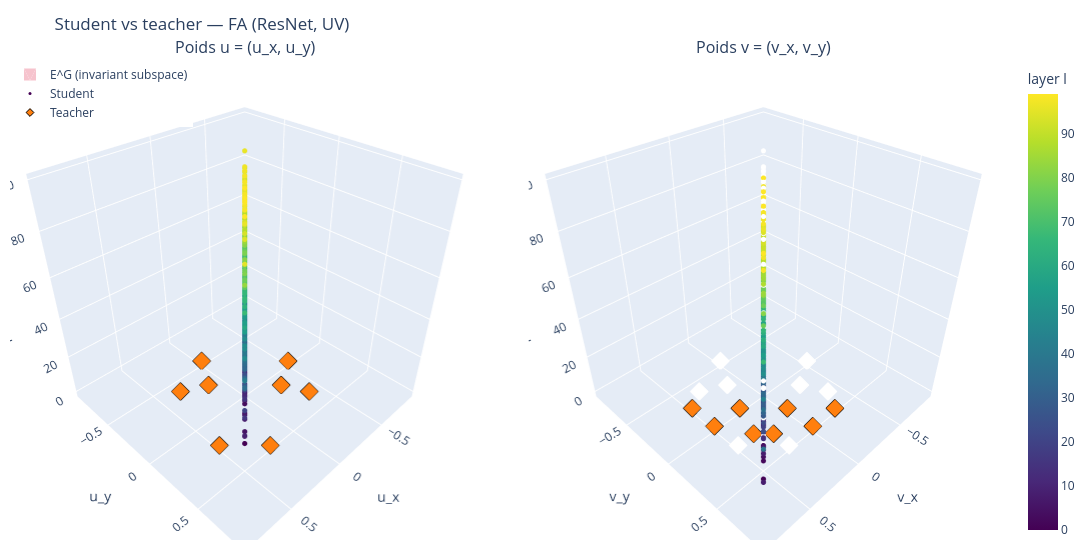

Notebook source saved alongside this figure:
### Code cell
fig = plot_uv_equivariance_resnet(h_fa["particles"][-1], teacher, title="Student vs teacher — FA (ResNet, UV)")

### Figure 1 — Plotly figure (JSON) as saved in the notebook; plotly's stock layout.template omitted (floating-point values rounded to 4 significant figures; data arrays with more than 128 entries replaced by an {"elided": "..."} marker saying what was removed)
{"data": [{"color": "crimson", "hoverinfo": "name", "i": [0, 0], "j": [1, 2], "k": [2, 3], "name": "E^G (invariant subspace)", "opacity": 0.25, "scene": "scene", "showlegend": true, "type": "mesh3d", "x": [-0.6627, 0.6627, 0.6627, -0.6627], "y": [-0.6627, 0.6627, 0.6627, -0.6627], "z": [0, 0, 99, 99]}, {"marker": {"cmax": 99, "cmin": 0, "color": {"elided": "500 int values"}, "colorscale": [[0, "#440154"], [0.1111, "#482878"], [0.2222, "#3e4989"], [0.3333, "#31688e"], [0.4444, "#26828e"], [0.5556, "#1f9e89"], [0.6667, "#35b779"], [0.7778, "#6ece58"], [0.8889, "#b5de2b"], [1, "#fde725"]], "showscale": false, "size": 3}, "mode": "markers", "name": "Student", "scene": "scene", "showlegend": true, "type": "scatter3d", "x": {"elided": "500 float values"}, "y": {"elided": "500 float values"}, "z": {"elided": "500 int values"}}, {"marker": {"color": "#ff7f0e", "line": {"color": "black", "width": 1}, "size": 6, "symbol": "diamond"}, "mode": "markers", "name": "Teacher", "scene": "scene", "showlegend": true, "type": "scatter3d", "x": [-0.5, 0.25, -0.25, 0.0, 0.35, 0.0, 0.5, 0.15, -0.5, -0.35], "y": [0.0, 0.5, 0.15, -0.5, -0.35, -0.5, 0.25, -0.25, 0.0, 0.35], "z": [0, 0, 0, 0, 0, 0, 0, 0, 0, 0]}, {"color": "crimson", "hoverinfo": "name", "i": [0, 0], "j": [1, 2], "k": [2, 3], "name": "E^G (invariant subspace)", "opacity": 0.25, "scene": "scene2", "showlegend": false, "type": "mesh3d", "x": [-0.9143, 0.9143, 0.9143, -0.9143], "y": [-0.9143, 0.9143, 0.9143, -0.9143], "z": [0, 0, 99, 99]}, {"marker": {"cmax": 99, "cmin": 0, "color": {"elided": "500 int values"}, "colorbar": {"title": {"text": "layer l"}, "x": 1.02}, "colorscale": [[0, "#440154"], [0.1111, "#482878"], [0.2222, "#3e4989"], [0.3333, "#31688e"], [0.4444, "#26828e"], [0.5556, "#1f9e89"], [0.6667, "#35b779"], [0.7778, "#6ece58"], [0.8889, "#b5de2b"], [1, "#fde725"]], "showscale": true, "size": 3}, "mode": "markers", "name": "Student", "scene": "scene2", "showlegend": false, "type": "scatter3d", "x": {"elided": "500 float values"}, "y": {"elided": "500 float values"}, "z": {"elided": "500 int values"}}, {"marker": {"color": "#ff7f0e", "line": {"color": "black", "width": 1}, "size": 6, "symbol": "diamond"}, "mode": "markers", "name": "Teacher", "scene": "scene2", "showlegend": false, "type": "scatter3d", "x": [0.0, 0.0, 0.5, -0.25, 0.25, 0.25, 0.5, 0.0, 0.5, 0.35], "y": [0.25, 0.5, 0.0, 0.5, 0.35, 0.0, 0.0, 0.5, -0.25, 0.25], "z": [0, 0, 0, 0, 0, 0, 0, 0, 0, 0]}], "layout": {"annotations": [{"font": {"size": 16}, "showarrow": false, "text": "Poids u = (u_x, u_y)", "x": 0.2375, "xanchor": "center", "xref": "paper", "y": 1, "yanchor": "bottom", "yref": "paper"}, {"font": {"size": 16}, "showarrow": false, "text": "Poids v = (v_x, v_y)", "x": 0.7625, "xanchor": "center", "xref": "paper", "y": 1, "yanchor": "bottom", "yref": "paper"}], "height": 550, "legend": {"x": 0, "y": 1}, "margin": {"b": 10, "l": 10, "r": 10, "t": 60}, "scene": {"aspectmode": "cube", "domain": {"x": [0, 0.475], "y": [0, 1]}, "xaxis": {"range": [-0.9143, 0.9143], "title": {"text": "u_x"}}, "yaxis": {"range": [-0.9143, 0.9143], "title": {"text": "u_y"}}, "zaxis": {"title": {"text": "layer l"}}}, "scene2": {"aspectmode": "cube", "domain": {"x": [0.525, 1], "y": [0, 1]}, "xaxis": {"range": [-0.9143, 0.9143], "title": {"text": "v_x"}}, "yaxis": {"range": [-0.9143, 0.9143], "title": {"text": "v_y"}}, "zaxis": {"title": {"text": "layer l"}}}, "title": {"text": "Student vs teacher — FA (ResNet, UV)"}, "width": 1100}}
